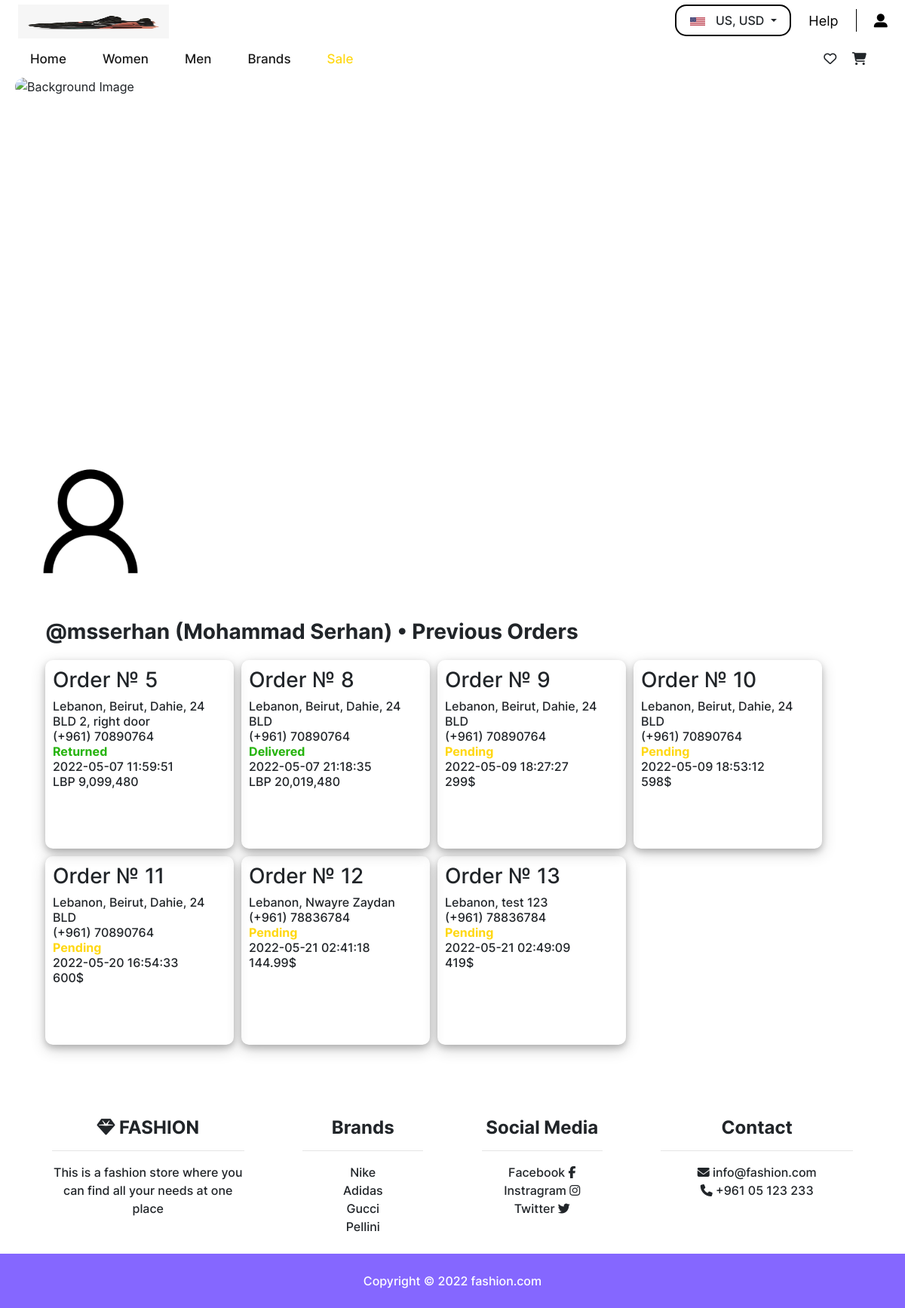
The app's page /showAllOrders.php (signed in) with its own data.
### tables this page shows
CREATE TABLE `users` (
  `user_id` int(11) NOT NULL,
  `username` varchar(100) NOT NULL,
  `fullname` varchar(100) NOT NULL,
  `email` varchar(100) NOT NULL,
  `password` varchar(100) NOT NULL,
  `type` varchar(100) NOT NULL DEFAULT 'user'
);

CREATE TABLE `orders` (
  `order_id` int(11) NOT NULL,
  `user_id` int(11) NOT NULL,
  `cart_id` int(11) NOT NULL,
  `fullname` varchar(255) NOT NULL,
  `address` mediumtext NOT NULL,
  `country` varchar(255) NOT NULL,
  `countryCode` int(11) NOT NULL,
  `number` text NOT NULL,
  `payment` varchar(255) NOT NULL,
  `cart_items` longtext NOT NULL,
  `state` varchar(255) NOT NULL DEFAULT 'Pending',
  `driver` int(11) NOT NULL DEFAULT -1,
  `date` timestamp NOT NULL DEFAULT current_timestamp()
);

CREATE TABLE `brands` (
  `brand_id` int(11) NOT NULL,
  `name` varchar(255) NOT NULL,
  `link` text NOT NULL,
  `local` int(11) NOT NULL,
  `display_navbar` int(11) NOT NULL,
  `display_footer` int(11) NOT NULL
);

### showAllOrders.php (the view, shortened to what this page needs)
<?php
include 'includes/config.php';
$id = $_GET['id'] ?? $_SESSION['userID'];
$username = "";
$fullname = "";
$sql = "SELECT * FROM users WHERE `user_id`='$id'";
$result = mysqli_query($db, $sql);
if ($result) {
    if (mysqli_num_rows($result) == 1) {
        while ($row = mysqli_fetch_assoc($result)) {
            $username = $row['username'];
            $fullname = $row['fullname'];
        }
    }
}
$photo = "images/users/$id/logo.jpg";
if(!file_exists($photo)){
    $photo = "images/users/$id/logo.png";
    if(!file_exists($photo)){
        $photo = "images/users/$id/logo.gif";
        if(!file_exists($photo)){
            $photo = "images/users/default.png";
        }
    }
}
$banner = "images/users/$id/banner.jpg";
if(!file_exists($banner)){
    $banner = "images/users/$id/banner.png";
    if(!file_exists($banner)){
        $banner = "images/users/$id/banner.gif";
        if(!file_exists($banner)){
            $banner = "imgs/profile-back.png";
        }
    }
}
?>
<!DOCTYPE html>
<html lang="en">
<head>
    <link href="css/profile.css" rel="stylesheet" media="screen">
    <?php include('header.php') ?>
</head>
<body>
    <div class="image-container">
        <img class='backImg' src='<?= $banner ?>' alt='Background Image'>
        <img class='productImg' src='<?= $photo ?>' alt='Product Image'>
    </div>
    <div class="container-fluid">
        <h3 class="user-title">@<?= $username ?> (<?= $fullname ?>) • Previous Orders</h3>
        <div class="previous-orders">
            <?php
                $sql = "SELECT * FROM orders WHERE `user_id`='$id' LIMIT 7";
                $result = mysqli_query($db, $sql);
                if($result){
                    if(mysqli_num_rows($result) > 0) {
                        while($row = mysqli_fetch_assoc($result)){
                            $order_id = $row["order_id"];
                            $address = $row["address"];
                            $country = $row["country"];
                            $countryCode = $row["countryCode"];
                            $phoneNumber = $row["number"];
                            $payment = $row["payment"];
                            $state = $row["state"];
                            $date = $row["date"];
                            $stateClass = $state == 'Pending' ? 'status-pending' : 'status';
                            echo "<a class='text-reset' href='viewOrder.php?id=$order_id' style='font-family: Inter-Medium; text-decoration: none;'>";
                            echo "<h3>Order № $order_id</h3>";
                            echo "<p>$country, $address";
                            echo "<br>(+$countryCode) $phoneNumber";
                            echo "<br><span class='$stateClass'>$state</span>";
                            echo "<br>$date";
                            echo "<br>$payment</p>";
                            echo "</a>";
                        }
                    } else {
                        echo "<p>No Orders Yet, Browse Through Our Store To Add More!</p>";
                    }
                }
            ?>
        </div>
        <br>
        <br>
    </div>
    <?php include('footer.php') ?>
</body>
</html>

### footer.php (shortened to what this page needs)
<?php
if(isset($sticky) && $sticky){
    echo "<footer class='text-center fixed-bottom text-lg-start bg-white'>";
}else {
    echo "<footer class='text-center text-lg-start bg-white'>";
}
?>
<div class="container text-center text-md-start mt-5">
    <div class="row mt-3">
        <div class="col-md-3 col-lg-4 col-xl-3 mx-auto mb-4">
            <h6 class="footer-head"><i class="fas fa-gem"></i> FASHION</h6>
            <hr>
            <p>This is a fashion store where you can find all your needs at one place</p>
        </div>
        <div class="col-md-2 col-lg-2 col-xl-2 mx-auto mb-4">
            <h6 class="footer-head">Brands</h6>
            <hr>
            <?php
                include 'includes/config.php';
                $sql = "SELECT name,link FROM brands WHERE display_footer='1'";
                $result = mysqli_query($db, $sql);
                if($result){
                    if(mysqli_num_rows($result) > 0){
                        $totalSize = mysqli_num_rows($result);
                        $currentIndex = 0;
                        while($row = mysqli_fetch_assoc($result)){
                            $footername = $row["name"];
                            $footerlink = $row["link"];
                            echo "<a href='$footerlink' target='_blank' rel='noopener noreferrer' class='text-reset'>$footername</a>";
                            $currentIndex++;
                            if($currentIndex != $totalSize){
                                echo '<br>';
                            }
                        }
                    }else {
                    }
                }
            ?>
        </div>
        <div class="col-md-3 col-lg-2 col-xl-2 mx-auto mb-4">
            <h6 class="footer-head">Social Media</h6>
            <hr>
            <a href="https://www.facebook.com" target='_blank' rel='noopener noreferrer' class="text-reset">Facebook <i class="fab fa-facebook-f"></i></a>
            <br>
            <a href="https://www.instagram.com" target='_blank' rel='noopener noreferrer' class="text-reset">Instragram <i class="fab fa-instagram"></i></a>
            <br>
            <a href="https://www.twitter.com" target='_blank' rel='noopener noreferrer' class="text-reset">Twitter <i class="fab fa-twitter"></i></a>
        </div>
        <div class="col-md-4 col-lg-3 col-xl-3 mx-auto mb-md-0 mb-4">
            <h6 class="footer-head">Contact</h6>
            <hr>
            <a href="mailto:info@fashion.com" class="text-reset"><i class="fas fa-envelope me-3"></i> info@fashion.com</a>
            <p><i class="fas fa-phone me-3"></i> +961 05 123 233</p>
        </div>
    </div>
</div>
<div class="text-center p-4 copyrighttext" style="background-color: #8567FF">
    Copyright © 2022
    <a class="text-reset fw-bold" style="color: white;" href="#">fashion.com</a>
</div>
</footer>

### css/profile.css (style rules this page uses)
body { font-family: Inter-Medium; }
.image-container { width: 100%; height: 600px; padding: 0 20px 0 20px; position: relative; }
.image-container .backImg { width: 100%; height: 100%; border-radius: 20px; object-fit: cover; object-position: 50% 50%; }
.image-container .productImg { width: 200px; height: 200px; position: absolute; bottom: -90px; left: 10%; transform: translateX(-50%); border-radius: 50%; object-fit: cover; object-position: 50% 50%; }
.container-fluid { padding: 120px 0 0 60px !important; }
.user-title, .favorites-title { font-family: Inter-Bold; }
.favorite-products, .previous-orders { display: flex; flex-direction: row; flex-wrap: wrap; justify-content: start; gap: 10px; margin-top: 20px; }
.previous-orders a { width: 250px; height: 250px; padding: 10px; border-radius: 10px; box-shadow: 0 4px 8px 0 rgba(0, 0, 0, 0.2), 0 6px 20px 0 rgba(0, 0, 0, 0.19); }
.previous-orders p { line-height: normal; }
.status { color: #26b40d; font-family: Inter-Bold; }
.status-pending { color: #FFD814; font-family: Inter-Bold; }

### css/header.css (style rules this page uses)
.footer-head { font-family: Inter-Bold; font-size: 24px; }
footer { font-family: Inter-Medium; }
.copyrighttext { font-family: Inter-Medium; color: white; }

### records on screen
users: username "msserhan", fullname "Mohammad Serhan"
orders: order_id "5", country "Lebanon", address "Beirut, Dahie, 24 BLD 2, right door", countryCode "961", number "70890764", state "Returned", date "2022-05-07 11:59:51", payment "LBP 9,099,480"
orders: order_id "8", country "Lebanon", address "Beirut, Dahie, 24 BLD", countryCode "961", number "70890764", state "Delivered", date "2022-05-07 21:18:35", payment "LBP 20,019,480"
orders: order_id "9", country "Lebanon", address "Beirut, Dahie, 24 BLD", countryCode "961", number "70890764", state "Pending", date "2022-05-09 18:27:27", payment "299$"
orders: order_id "10", country "Lebanon", address "Beirut, Dahie, 24 BLD", countryCode "961", number "70890764", state "Pending", date "2022-05-09 18:53:12", payment "598$"
orders: order_id "11", country "Lebanon", address "Beirut, Dahie, 24 BLD", countryCode "961", number "70890764", state "Pending", date "2022-05-20 16:54:33", payment "600$"
orders: order_id "12", country "Lebanon", address "Nwayre Zaydan", countryCode "961", number "78836784", state "Pending", date "2022-05-21 02:41:18", payment "144.99$"
orders: order_id "13", country "Lebanon", address "test 123", countryCode "961", number "78836784", state "Pending", date "2022-05-21 02:49:09", payment "419$"
brands: name "Nike"
brands: name "Adidas"
brands: name "Gucci"
brands: name "Pellini"
